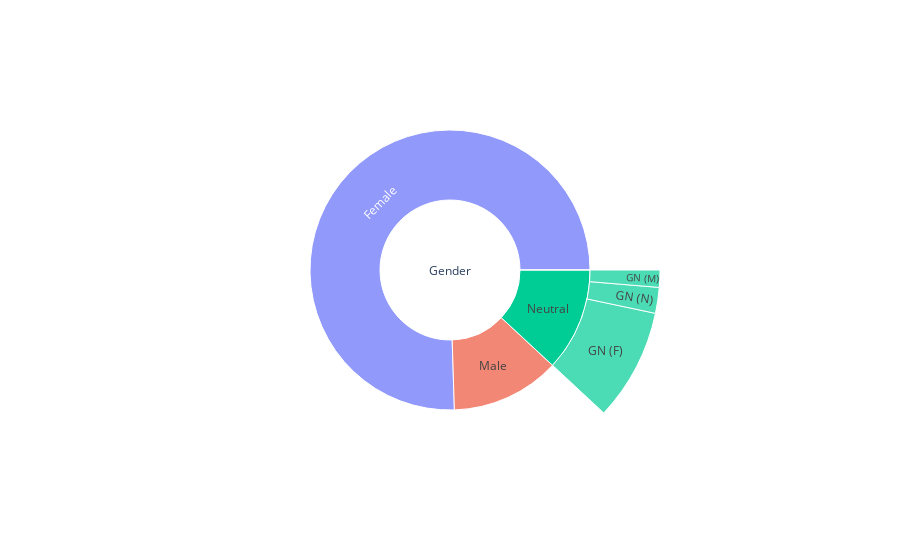

Notebook code cell kept with this figure:
### Code cell
import pandas as pd
import plotly.express as px
import numpy as np
pd.set_option("mode.chained_assignment", None)
import ipywidgets as widgets
from ipywidgets import HBox, VBox
import numpy as np
import matplotlib.pyplot as plt
from IPython.display import display

%matplotlib inline
%run ~/Data/Core.ipynb

Process_GA()
TGL = pd.read_csv('/home/jovyan/Data/Gender.csv')
fig = px.sunburst(TGL,
                  names='Gender',
                  parents='Parent',
                  values='Count'
                 )
fig.show()

### Figure 1 — Plotly figure (JSON) as saved in the notebook; plotly's stock layout.template omitted (floating-point values rounded to 4 significant figures)
{"data": [{"domain": {"x": [0, 1], "y": [0, 1]}, "hovertemplate": "Gender=%{label}<br>Count=%{value}<br>Parent=%{parent}<extra></extra>", "labels": [" ", "Female", "Neutral", "GN (F)", "GN (N)", "GN (M)", "Male"], "name": "", "parents": ["Gender", "Gender", "Gender", "Neutral", "Neutral", "Neutral", "Gender"], "values": [0, 114, 0, 13, 3, 2, 19], "type": "sunburst"}], "layout": {"legend": {"tracegroupgap": 0}, "margin": {"t": 60}, "autosize": true}}
